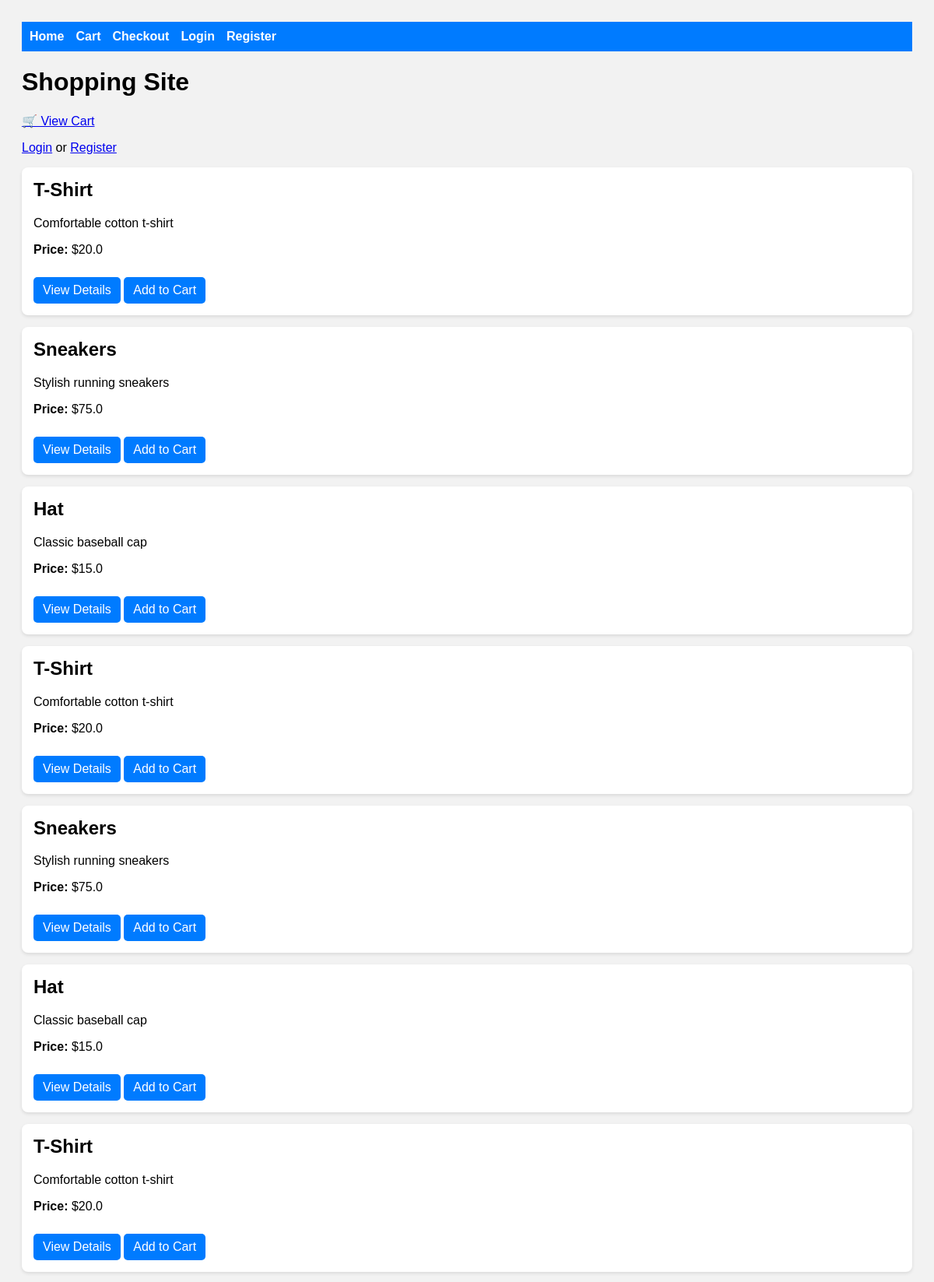
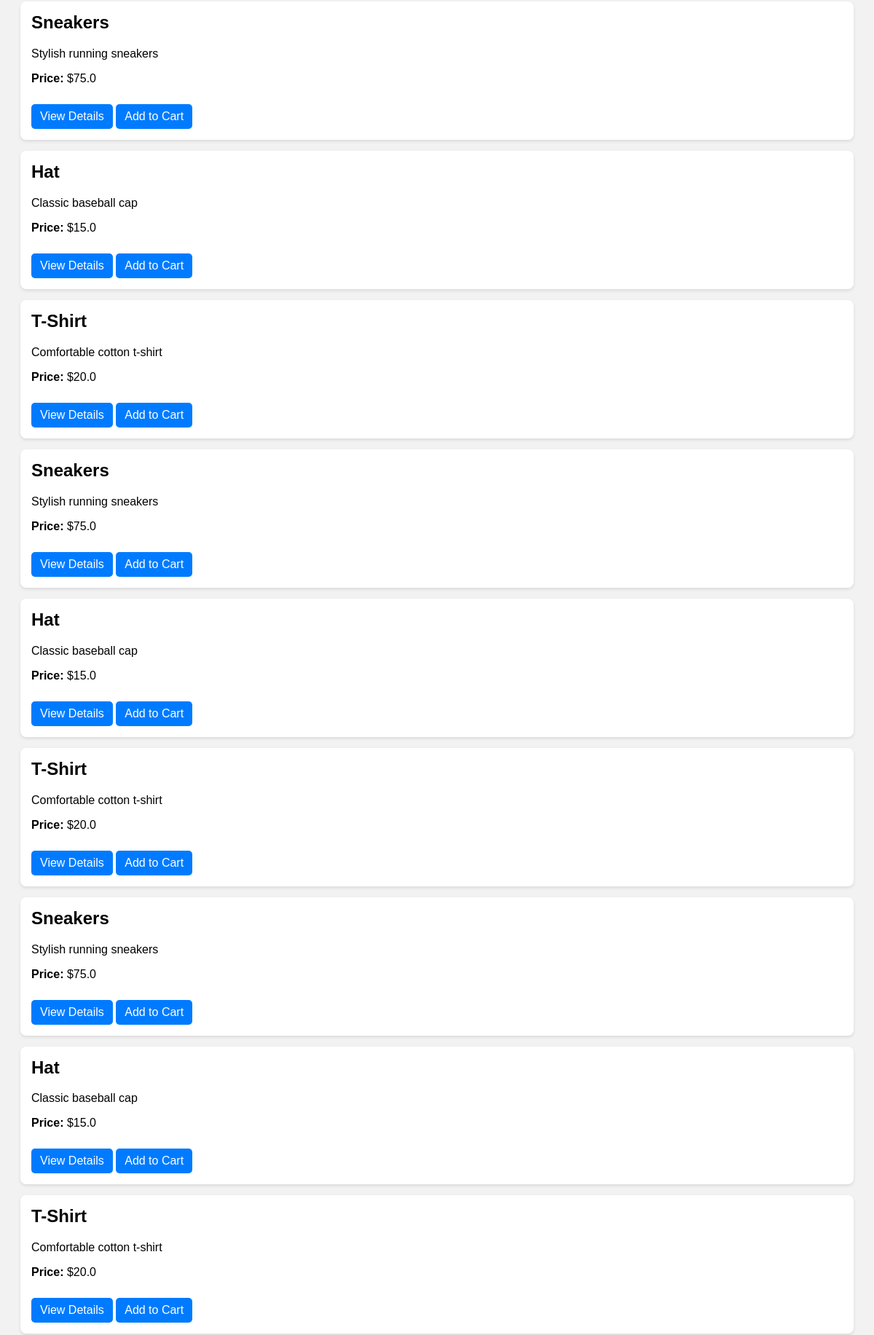
The page / (upper part) on the database its author committed (2 pictures, top to bottom).
### tables this page shows
CREATE TABLE products (
        id INTEGER PRIMARY KEY AUTOINCREMENT,
        name TEXT NOT NULL,
        description TEXT,
        price REAL
    );

### app.py (the view)
@app.route('/')
def index():
    products = get_products()
    return render_template("index.html", products=products)

### app.py (called while the page is built)
def get_products():
    conn = sqlite3.connect('products.db')
    conn.row_factory = sqlite3.Row
    cursor = conn.cursor()
    cursor.execute('SELECT * FROM products')
    products = cursor.fetchall()
    conn.close()
    return products

### templates/index.html (shortened to what this page needs)
<!DOCTYPE html>
<html lang="en">
<head>
  <link rel="stylesheet" href="{{ url_for('static', filename='style.css') }}">
</head>
<body>
  <body>
  <nav class="navbar">
    <a href="{{ url_for('index') }}">Home</a>
    <a href="{{ url_for('view_cart') }}">Cart</a>
    <a href="{{ url_for('checkout') }}">Checkout</a>
    {% if session.get('username') %}
      <span>Welcome, {{ session['username'] }}</span>
      <a href="{{ url_for('logout') }}">Logout</a>
    {% else %}
      <a href="{{ url_for('login') }}">Login</a>
      <a href="{{ url_for('register') }}">Register</a>
    {% endif %}
  </nav>
  <h1>Shopping Site</h1>
  <a href="{{ url_for('view_cart') }}">🛒 View Cart</a>
  {% if session.get('username') %}
    <p>Welcome, {{ session['username'] }} | <a href="{{ url_for('logout') }}">Logout</a></p>
  {% else %}
    <p><a href="{{ url_for('login') }}">Login</a> or <a href="{{ url_for('register') }}">Register</a></p>
  {% endif %}
  {% for product in products %}
    <div class="product">
      <h2>{{ product.name }}</h2>
      <p>{{ product.description }}</p>
      <p><strong>Price:</strong> ${{ product.price }}</p>
      <div class="actions">
        <a href="{{ url_for('product_detail', product_id=product.id) }}">View Details</a>
        <a href="{{ url_for('add_to_cart', product_id=product.id) }}">Add to Cart</a>
      </div>
    </div>
  {% endfor %}
</body>
</html>

### static/style.css (style rules this page uses)
body { font-family: Arial, sans-serif; background-color: #f2f2f2; padding: 20px; }
.product, .item { background-color: #fff; padding: 15px; margin-bottom: 15px; border-radius: 8px; box-shadow: 0 2px 4px rgba(0,0,0,0.1); }
.product h2, .item h3 { margin-top: 0; }
.actions a, a.button { display: inline-block; margin-top: 10px; text-decoration: none; color: white; background-color: #007bff; padding: 8px 12px; border-radius: 5px; }
.navbar { background-color: #007bff; padding: 10px; display: flex; gap: 15px; align-items: center; }
.navbar a, .navbar span { color: white; text-decoration: none; font-weight: bold; }

### rows shown on the page
products: name "T-Shirt", description "Comfortable cotton t-shirt", price "20.0"
products: name "Sneakers", description "Stylish running sneakers", price "75.0"
products: name "Hat", description "Classic baseball cap", price "15.0"
products: name "T-Shirt", description "Comfortable cotton t-shirt", price "20.0"
products: name "Sneakers", description "Stylish running sneakers", price "75.0"
products: name "Hat", description "Classic baseball cap", price "15.0"
products: name "T-Shirt", description "Comfortable cotton t-shirt", price "20.0"
products: name "Sneakers", description "Stylish running sneakers", price "75.0"
products: name "Hat", description "Classic baseball cap", price "15.0"
products: name "T-Shirt", description "Comfortable cotton t-shirt", price "20.0"
products: name "Sneakers", description "Stylish running sneakers", price "75.0"
products: name "Hat", description "Classic baseball cap", price "15.0"
products: name "T-Shirt", description "Comfortable cotton t-shirt", price "20.0"
products: name "Sneakers", description "Stylish running sneakers", price "75.0"
products: name "Hat", description "Classic baseball cap", price "15.0"
products: name "T-Shirt", description "Comfortable cotton t-shirt", price "20.0"
